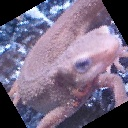

Write the Python code that produced this figure.
import cv2
import numpy as np
import matplotlib.pyplot as plt

# Read image
_img = cv2.imread("imori.jpg").astype(np.float32)
H, W, C = _img.shape


# Affine
A = 30.
theta = - np.pi * A / 180.

a = np.cos(theta)
b = -np.sin(theta)
c = np.sin(theta)
d = np.cos(theta)
tx = 0
ty = 0

img = np.zeros((H+2, W+2, C), dtype=np.float32)
img[1:H+1, 1:W+1] = _img

H_new = np.round(H).astype(np.int)
W_new = np.round(W).astype(np.int)
out = np.zeros((H_new, W_new, C), dtype=np.float32)

x_new = np.tile(np.arange(W_new), (H_new, 1))
y_new = np.arange(H_new).repeat(W_new).reshape(H_new, -1)

adbc = a * d - b * c
x = np.round((d * x_new  - b * y_new) / adbc).astype(np.int) - tx + 1
y = np.round((-c * x_new + a * y_new) / adbc).astype(np.int) - ty + 1

dcx = (x.max() + x.min()) // 2 - W // 2
dcy = (y.max() + y.min()) // 2 - H // 2

x -= dcx
y -= dcy

x = np.minimum(np.maximum(x, 0), W+1).astype(np.int)
y = np.minimum(np.maximum(y, 0), H+1).astype(np.int)

out[y_new, x_new] = img[y, x]
out = out.astype(np.uint8)

# Save result
cv2.imshow("result", out)
cv2.waitKey(0)
cv2.imwrite("out.jpg", out)
